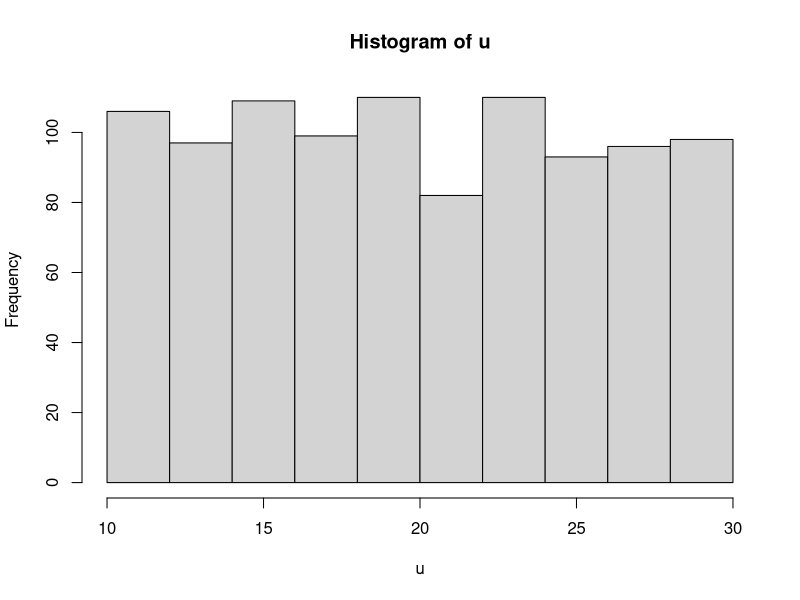
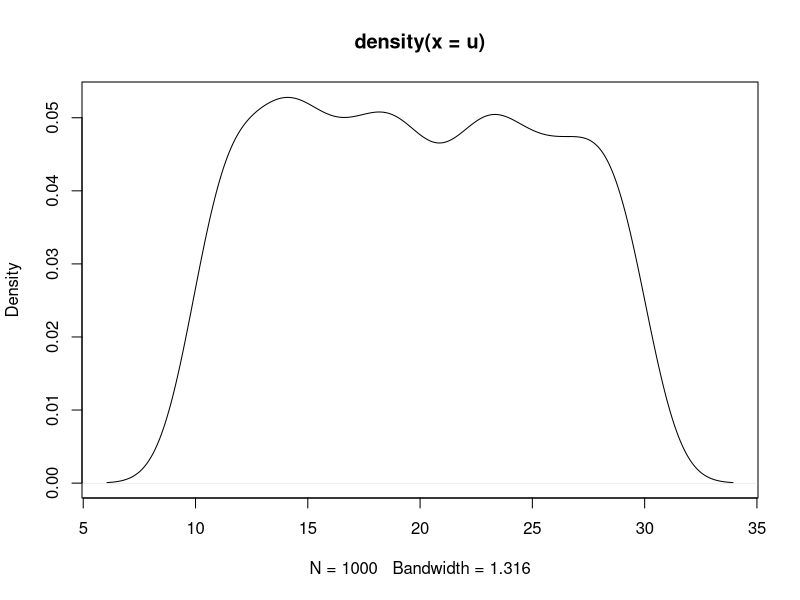
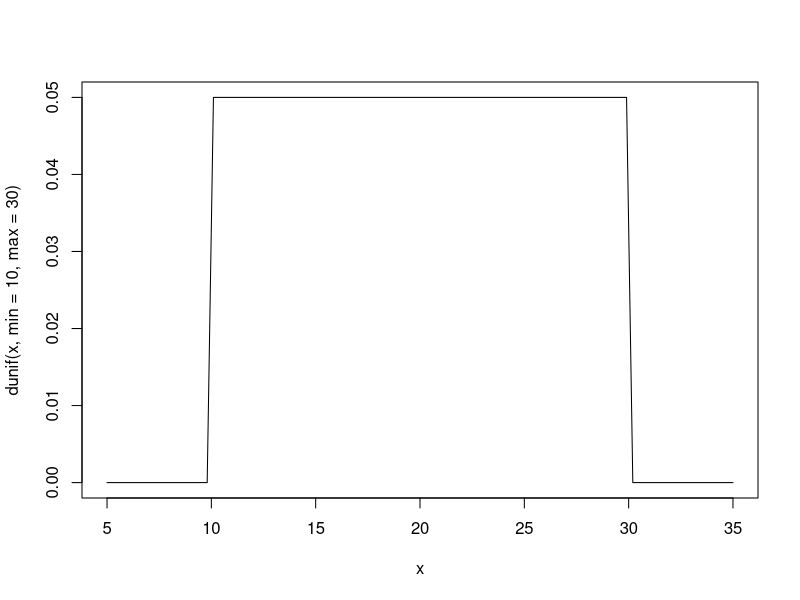
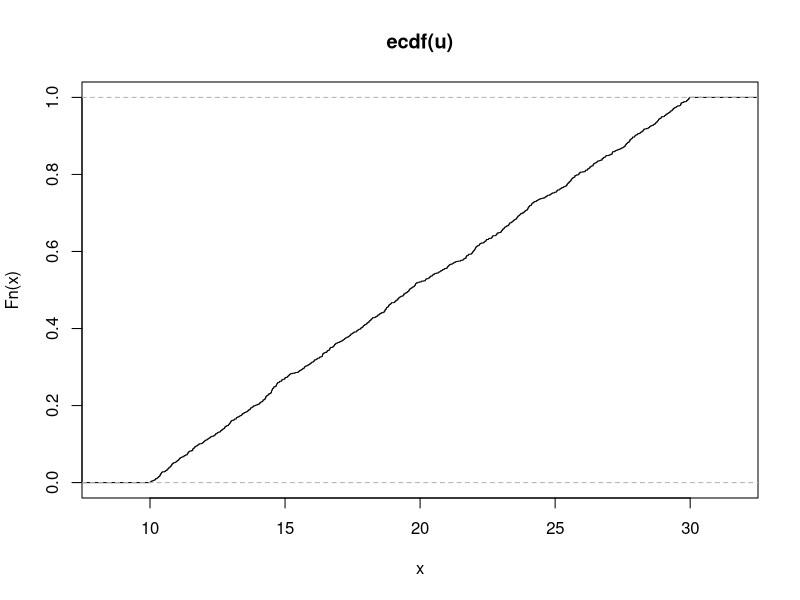
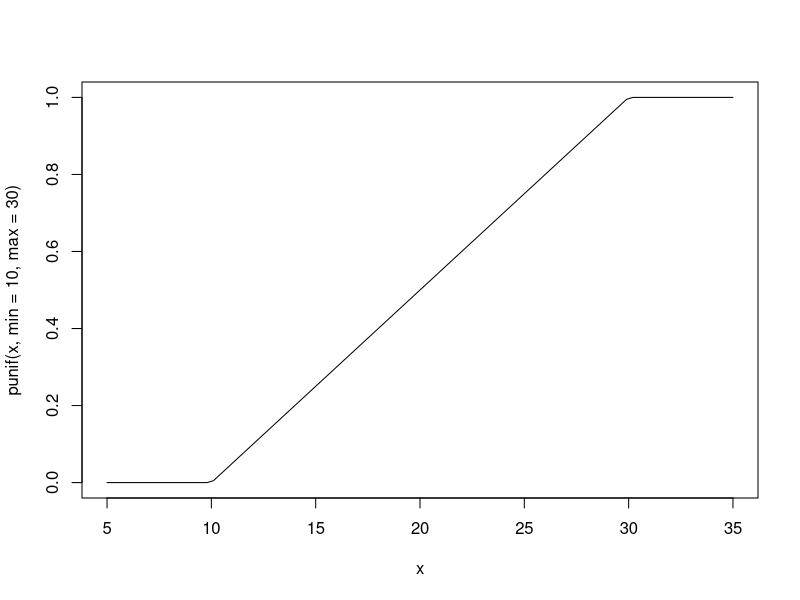
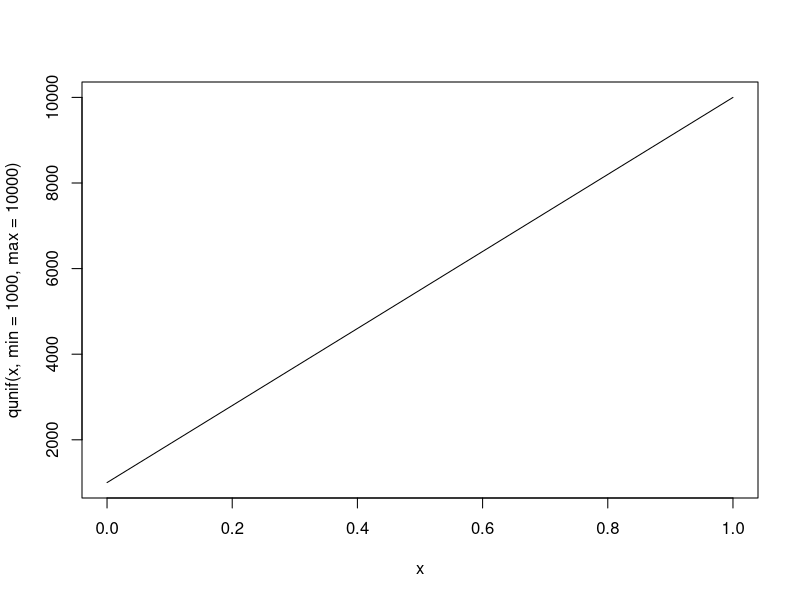
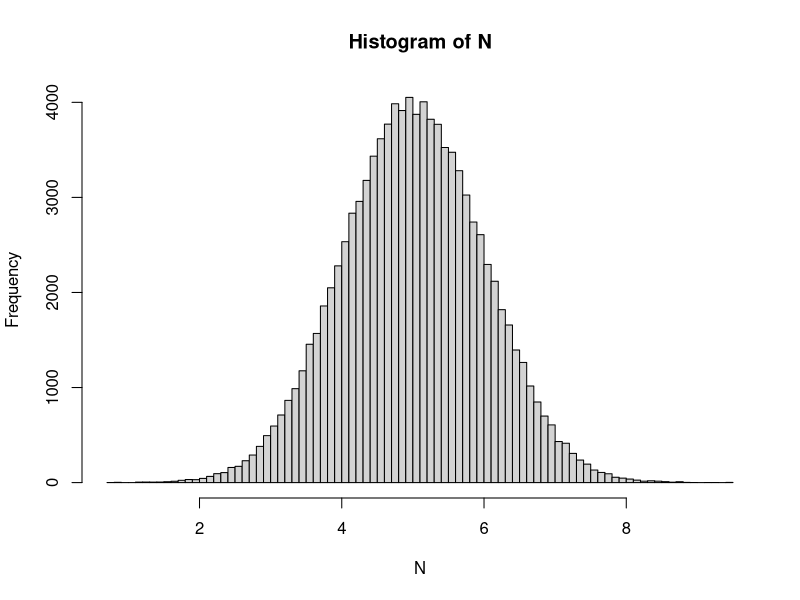
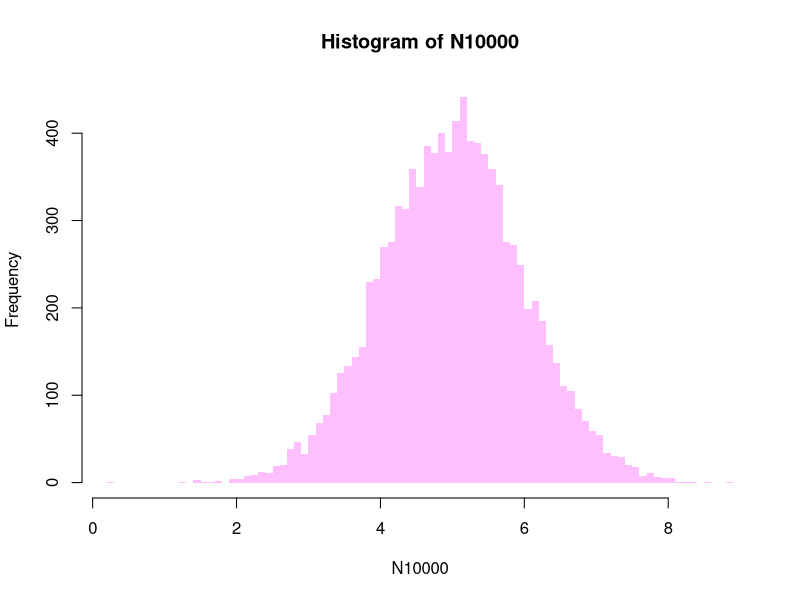

Source code (R) for these figures, in order:
## ---- chunk 1
set.seed(101)
u<-runif(1000, min=10, max=30)
hist(u)
## ---- chunk 2
density(u)
plot(density(u))
## ---- chunk 3
curve(dunif(x,min=10,max=30),5,35)
## ---- chunk 4
dunif(c(2, 10, 15, 20, 30, 55),min=10, max=30)
## ---- chunk 5
ecdf(u)
plot(ecdf(u))
## ---- chunk 6
curve(punif(x,min=10, max=30),5,35)
## ---- chunk 7
punif(q=c(0.01,0.25,0.5,0.75,0.99))
punif(min=50, max=200, q=c(100)) #the probability of drawing a number below 100 knowing the min and max are 50 and 200 and the distribution uniform is 1/3 (the range being 150 and 100 being 50 beyond the max)
## ---- chunk 8
curve(qunif(x,min=1000,max=10000))
qunif(p=0.77,min=1000,max=10000)
## ---- chunk 9
set.seed(101)
N<-rnorm(100000,mean=5,sd=1)
hist(N, breaks = 100)
mean(N)
median(N)
sd(N)
## ---- chunk 10
mean(N)
median(N)
e1071::skewness(N)
e1071::kurtosis(N)
## ---- chunk 11
N10000<-rnorm(10000,mean=5,sd=1)
N1000<-rnorm(1000,mean=5,sd=1)
N100<-rnorm(100,mean=5,sd=1)
N10<-rnorm(10,mean=5,sd=1)
hist(N10000, breaks = 100, border=NA, col=rgb(1, 0.5, 1, 0.5))
hist(N1000, breaks = 100, border=NA, col=rgb(1, 0.5, 1, 0.5))
hist(N100, breaks = 100, border=NA, col=rgb(1, 0.5, 1, 0.5))
hist(N10, breaks = 100, border=NA, col=rgb(1, 0.5, 1, 0.5))
## ---- chunk 12
density(N)
plot(density(N)) #The integral of the density being 1, overlaying on top of the histogram doesn't work because it depends on the heights of the bar which itself depends on the number of bars. See Crawley, p215 for such a manipulation or later with ggplot
## ---- chunk 13
plot(density(N10000), main="Varying sample size", col=rgb(1, 0.5, 1, 0.5), lwd=5,xlab="x")
lines(density(N1000), col=rgb(1, 0.5, 1, 0.5),lwd=3)
lines(density(N100), col=rgb(1, 0.5, 1, 0.5), lwd=2)
lines(density(N10), col=rgb(1, 0.5, 1, 0.5), lwd=1)
## ---- chunk 14
curve(dnorm(x,mean=5,sd=1),0,10)
dnorm(5, mean=5,sd=1)
## ---- chunk 15
curve(dnorm(x,mean=0,sd=1),-5,5, lty=1)
curve(dnorm(x,mean=-2,sd=1),-5,5, lty=2, add=TRUE)
curve(dnorm(x,mean=1,sd=1),-5,5, lty=3, add=TRUE)

curve(dnorm(x,mean=0,sd=1),-5,5, lty=1, col="blue")
curve(dnorm(x,mean=0,sd=0.7),-5,5, lty=2, col="blue", add=TRUE)
curve(dnorm(x,mean=0,sd=2),-5,5, lty=3, col="blue", add=TRUE)
## ---- chunk 16
set.seed(101)
Z<-rnorm(1000000,mean=0,sd=1)
Flat<-rnorm(1000000,mean=0,sd=3)
plot(density(Z))
lines(density(Flat))
e1071::kurtosis(Z)
e1071::kurtosis(Flat)
## ---- chunk 17
curve(dnorm(x, 0, 1), col = 'green', lwd = 8, xlim = c(-3, 3), main = 'Density function of X ~ N(0,1)\n Intervals', ylab = 'f(x)')
curve(dnorm(x, 0, 1), add = TRUE, col = 'gold', lwd = 5, xlim = c(-2, 2))
curve(dnorm(x, 0, 1), add = TRUE, col = "red", lwd = 2, xlim = c(-1, 1))
abline(v = 0, col = "grey", lty = 1)
abline(v = c(-1, 1), col = "red", lty = 3)
abline(v = c(-2, 2), col = "gold", lty = 3)
abline(v = c(-3, 3), col = "green", lty = 3)
legend("topleft", lwd = c(2,5,8),
       legend = c("68% in [ mu +/- sigma ]", 
                  "95% in [ mu +/- 2*sigma ]", 
                  "99.7% in [ mu +/- 3*sigma ]"),
       col = c("red", 'gold', 'green'))
## ---- chunk 18

curve(dnorm(x, 0, 1), col = 'green', lwd = 8, xlim = c(-2.58, 2.58), main = 'Density function of X ~ N(0,1)\n Intervals', ylab = 'f(x)')
curve(dnorm(x, 0, 1), add = TRUE, col = 'gold', lwd = 5, xlim = c(-1.96, 1.96))
curve(dnorm(x, 0, 1), add = TRUE, col = "red", lwd = 2, xlim = c(-1.645, 1.645))
abline(v = 0, col = "grey", lty = 1)
abline(v = c(-1.645, 1.645), col = "red", lty = 3)
abline(v = c(-1.96, 1.96), col = 'gold', lty = 3)
abline(v = c(-2.58, 2.58), col = 'green', lty = 3)
legend("topleft", lty = 1, lwd = c(2,5,8),
       legend = c("90% in [ +/- 1.645 ]", 
                  "95% in [ +/- 1.96 ]", 
                  "99% in [ +/- 2.58 ]"),
       col = c("red", 'gold', 'green'))
## ---- chunk 19
curve(pnorm(x),-4,4) #theoretical (unit normal)

N<-rnorm(100)
plot(ecdf(N)) #sample
## ---- chunk 20
curve(pnorm(x, 0, 1),-6,6, type='l', col=2, ylab = 'F(x)', 
     main = 'Cumulative Distribution Function of N(mu ; 1)')
curve(pnorm(x, 2, 1), col='darkorange', add=TRUE)
curve(pnorm(x, 4, 1), col='gold', add=TRUE)
legend("topleft", lty = 1,
       legend = c("mu = 0", "mu = 2", "mu = 4"),
       col = c(2, 'darkorange', 'gold'))
## ---- chunk 21
curve(pnorm(x, 0, 1),-6,6, type='l', col=2, ylab = 'F(x)', 
     main = 'Cumulative Distribution Function of N(0 ; sigma^2)')
curve(pnorm(x, 0, 2), col='purple', add=TRUE)
curve(pnorm(x, 0, 4), col='blue', add=TRUE)
legend("topleft", lty = 1,
       legend = c("sigma = 1", "sigma = 2", "sigma = 4"),
       col = c(2, 'purple', 'blue'))
## ---- chunk 22
1-(pnorm(-1)+(1-pnorm(1))) #1 minus the sum of the probability of being below -1 and being above 1)
pnorm(1)-pnorm(-1) #or simply :-) 

1-(pnorm(-2)+(1-pnorm(2))) 

1-(pnorm(-3)+(1-pnorm(3))) 
## ---- chunk 23
pnorm(22000,mean=40000,sd = 20000)
pnorm(100000,mean=40000,sd = 20000)
## ---- chunk 24
qnorm(0.99,mean=40000,sd = 20000)
qnorm(0.90,mean=40000,sd = 20000)
qnorm(0.5,mean=40000,sd = 20000)
